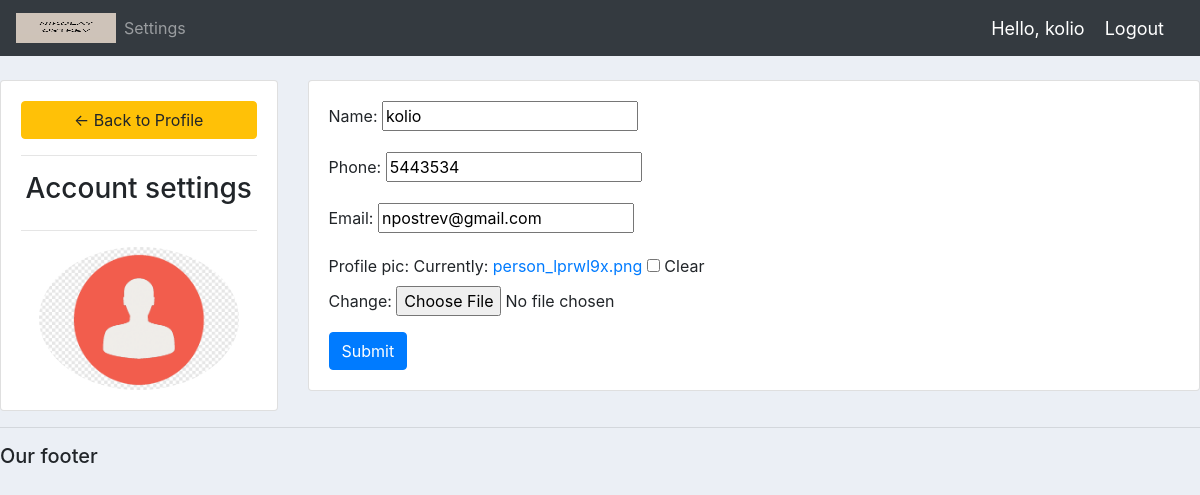
/account/ (signed in), run on the app's committed database.
### customer_app/accounts/models.py (models this page shows, shortened)
class Customer(models.Model):
    user = models.OneToOneField(User, null=True, blank=True, on_delete=models.CASCADE)
    name = models.CharField(max_length=200, null=True)
    phone = models.CharField(max_length=200, null=True)
    email = models.CharField(max_length=200, null=True)
    profile_pic = models.ImageField(default='person.png', null=True, blank=True)
    date_create = models.DateTimeField(auto_now_add=True, null=True)

### customer_app/accounts/decorators.py (the view)
        def wrapper_func(request, *args, **kwargs):
            group = None
            if request.user.groups.exists():
                group = request.user.groups.all()[0].name
            if group in allowed_roles:
                return view_func(request, *args, **kwargs)
            else:
                return HttpResponse('You are not authorized to see this page')

### customer_app/accounts/forms.py
class CustomerForm(ModelForm):
    class Meta:
        model = Customer
        fields = '__all__'
        exclude = ['user']

### customer_app/accounts/views.py (called while the page is built)
@login_required(login_url='login')
@allowed_users(allowed_roles=['customer'])
def accountSettings(request):
    customer = request.user.customer
    form = CustomerForm(instance=customer)
    if request.method == 'POST':
        form = CustomerForm(request.POST, request.FILES, instance=customer)
        if form.is_valid():
            form.save()
    context = {
        'form': form
               }
    return render(request, 'accounts/account_settings.html', context)

### templates/accounts/account_settings.html (shortened to what this page needs)
{% extends 'accounts/main.html' %}
{% load static %}
{% block content %}
    <br>
    <div class="row">
        <div class="col-md-3">
            <div class="card card-body">
                <a class="btn btn-warning" href="{% url 'home' %}">&#8592; Back to Profile</a>
                <hr>
                <h3 style="text-align: center">Account settings</h3>
                <hr>
                <img class="profile-pic" src="{{ request.user.customer.profile_pic.url }}" alt="">
            </div>
        </div>
        <div class="col-md-9">
            <div class="card card-body">
                <form action="" method="POST" enctype="multipart/form-data">
                    {{ form.as_p }}
                    <input class="btn btn-primary" type="submit" name="Update Information">
                </form>
             </div>
        </div>
    </div>
{% endblock content %}

### templates/accounts/navbar.html (shortened to what this page needs)
{% load static %}
<nav class="navbar navbar-expand-lg navbar-dark bg-dark">
    <img id="logo" src="{% static 'images/logo.png' %}">
    <div class="collapse navbar-collapse" id="navbarNav">
        <ul class="navbar-nav">
            {% if request.user.is_staff %}
            <li class="nav-item active">
                <a class="nav-link" href="{% url 'home' %}">Dashboard</a>
            </li>
            <li class="nav-item">
                <a class="nav-link" href="{% url 'products' %}">Products</a>
            </li>
            {% else %}
                <li class="nav-item">
                    <a class="nav-link" href="{% url 'account' %}">Settings</a>
                </li>
            {% endif %}
        </ul>
    </div>
    <span class="hello-msg">Hello, {{ request.user }} </span>
    <span><a class="hello-msg" href="{% url 'logout' %}">Logout</a></span>
</nav>

### static/css/main.css (style rules this page uses)
#logo { width: 100px; height: 30px; overflow: hidden; }
body { background-color: #ebeff5; }

### templates/accounts/navbar.html (style rules this page uses)
.hello-msg { font-size: 18px; color: #fff; margin-right: 20px; }

### templates/accounts/account_settings.html (style rules this page uses)
.profile-pic { max-width: 200px; max-height: 200px; margin: 0 auto; border-radius: 50%; }

### data on the page
Customer: name "kolio", phone "5443534", email "npostrev@gmail.com"

### other printed values
{{ request.user }} "kolio"
